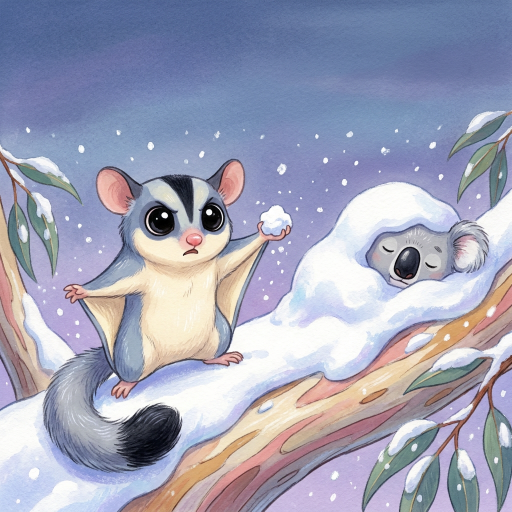
#> input picture Author 3/book2/cover_hero_A_draft.png, 1024 x 1024 px (shown at 1/2 size); its folder holds only this picture in this run
$ python cover_build.py cover_hero_A_draft.png
#> lines starting #> are read from the running program, lines starting #| are printed output that depends on the picture
# -*- coding: utf-8 -*-
# Author 3 Book 2 - Who Frosted My Tree? front cover options builder.
# Copied from book1\cover_build.py (rule 15; newest Author 3 cover): full-bleed painting, solid
# one-line title on a twilight band, "Ages 3-5" badge bottom-left (rule 16), author along the bottom.
# Same band, type and badge as Book 1 so the series reads as one; winter palette in the art.
# Hero art: hybrid pipeline from gen_pages.py (nano-banana-pro draft, ideogram-4-5 refine to 2048 px).
# Usage: py cover_build.py --gen        (draft heroes A/B/C via nano-banana-pro, then build options)
#        py cover_build.py --refine A   (refine hero A to 2048 px with ideogram, rebuild)
#        py cover_build.py              (build options from whatever heroes exist)

import os, sys, subprocess, time
from PIL import Image, ImageDraw, ImageFont, ImageFilter

HERE = os.path.dirname(os.path.abspath(__file__))
FONTS = os.path.join(HERE, "fonts")
EXE = r"C:\Users\ibian\AppData\Local\Programs\openart\bin\openart.exe"
SHEETS = os.path.join(HERE, "..", "book1", "char_test")        # same cast as Book 1
SHEET = os.path.join(SHEETS, "sheet_nbpro.png")
CAST = os.path.join(SHEETS, "sheet_cast.png")

# front panel incl. bleed: trim 2550 x 2550, bleed on the outer (right), top and bottom edges
TRIM, BLEED = 2550, 38
W, H = TRIM + BLEED, TRIM + 2 * BLEED - 1      # 2588 x 2625
NIGHT = (38, 34, 86)
TITLE = (255, 222, 120)
CREAM = (255, 249, 236)
BADGE = (214, 98, 52)
MIN_DPI = 230   # full-bleed 8.75 in from 2048 px art = 234 DPI (CLI is capped at 2K; see BOOK1-PLAN)

STYLE = ("Children's picture book cover illustration. Soft gouache and colored-pencil look with "
         "visible paper grain, rounded chunky character shapes, gentle line work. Winter palette of "
         "soft snow white and cream, twilight violet and dusky blue, moonlight silver, with warm "
         "ochre and pink gum bark and eucalyptus greens as accents. Snow glows blue and violet. "
         "Full-bleed square painting to every edge, no border, no frame. No words, letters, "
         "numbers or text anywhere.")
SKY = ("The top quarter of the picture is open twilight sky, empty, for the title, painted with the "
       "same soft texture and continuous with the scene: no hard edge, no flat band.")
BANJO = ("Banjo the sugar glider (blue-gray fur, cream belly, black stripe over his head and down "
         "his back, huge glossy black eyes, pink nose, cream-edged gliding membrane, fluffy gray tail "
         "with a black tip)")
OLIVE = "Olive the koala (silver-gray, white chest, fluffy white-edged ears, big black nose)"

HERO_PROMPTS = {
    "A": (f"{BANJO}, large in the picture, standing on a thick snow-covered gum branch and holding "
          "up a pawful of snow toward the viewer like evidence, outraged, big eyes. Snow falling. "
          f"Behind him on the branch, {OLIVE} is a round lump of snow with only her black nose and "
          "one fluffy ear showing. The gum tree's cream, pink and ochre bark under thick snow. " + SKY),
    "B": (f"{BANJO}, large in the picture, gliding straight toward the viewer through big soft "
          "falling snowflakes, membrane spread wide, tongue out catching a snowflake, joyful. "
          f"Below, snowy gum trees and hills; {OLIVE} on a snowy branch at the lower right, "
          "watching with a small smile and snow on her head. " + SKY),
    "C": (f"{BANJO}, large in the picture, standing in the snow at the foot of a snowy gum tree "
          "with a detective face, peering at a big star-shaped snowflake on his paw. Peeking out "
          "from behind the trunk and snowbanks: a sulphur-crested cockatoo almost invisible in the "
          "snow except its yellow crest, a wombat behind a big snowball, a possum with a face "
          "covered in snow, and a small snowy mound with echidna spines poking out. "
          # first refine painted the top half out to blank sky and cut the trunk off; keep the tree
          f"{OLIVE} asleep on a high snowy branch at the upper left, a kookaburra on a branch at "
          "the right. The gum trunk and its snowy branches run all the way up to the top edge of "
          "the picture. The top quarter is twilight sky seen between the branches, open for the "
          "title, painted continuously with the rest: no blank area, no smear, no hard edge."),
}

# [35 lines left out: functions save, run, gen_draft, refine, not called in this run]

def font(name, px, weight=None):
    f = ImageFont.truetype(os.path.join(FONTS, name), px)
    if weight:
        f.set_variation_by_name(weight)
    return f

def centred(d, text, fnt, cx, y, fill, **kw):
    d.text((cx, y), text, font=fnt, fill=fill, anchor="ms", **kw)

def build_front(tag):
#> called with tag = 'A'
    hero_path = os.path.join(HERE, f"cover_hero_{tag}.png")
    if not os.path.exists(hero_path):
        hero_path = os.path.join(HERE, f"cover_hero_{tag}_draft.png")   # layout preview only
    hero = Image.open(hero_path).convert("RGB")
#> hero is the input picture: PIL image 1024x1024 RGB; mean R, G, B 159.9, 161.9, 182.8
    dpi = hero.width / (H / 300.0)
#> dpi = 117
    note = "" if dpi >= MIN_DPI else "  (draft resolution, preview only)"
#> note = '  (draft resolution, preview only)'
    print(f"{os.path.basename(hero_path)}: {hero.width} px -> {dpi:.0f} DPI full bleed{note}")
#| cover_hero_A_draft.png: 1024 px -> 117 DPI full bleed  (draft resolution, preview only)
    canvas = hero.resize((H, H), Image.LANCZOS).crop(((H - W) // 2, 0, (H - W) // 2 + W, H))
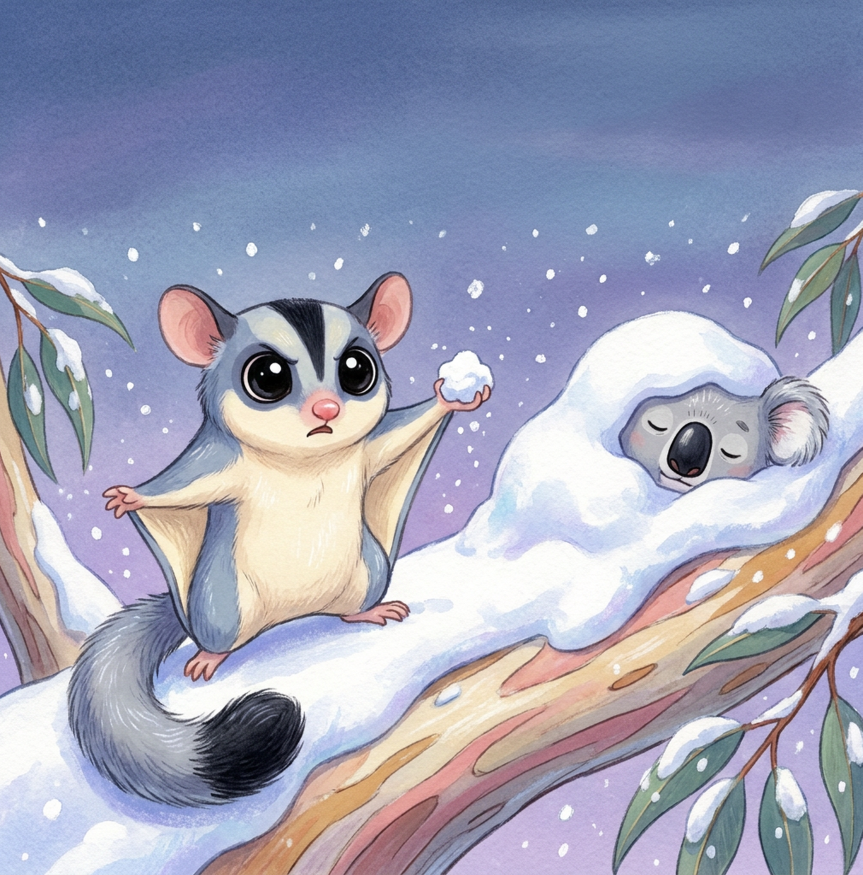
#> canvas: PIL image 2588x2625 RGB (shown at 1/3 size); mean R, G, B 159.8, 161.9, 182.8
    cx = TRIM // 2                                   # trim box starts at x 0 (spine side)

    # twilight band behind the title, fading into the painted sky (no hard edge)
    band_h = 640
    shade = Image.new("RGB", (W, band_h), NIGHT)
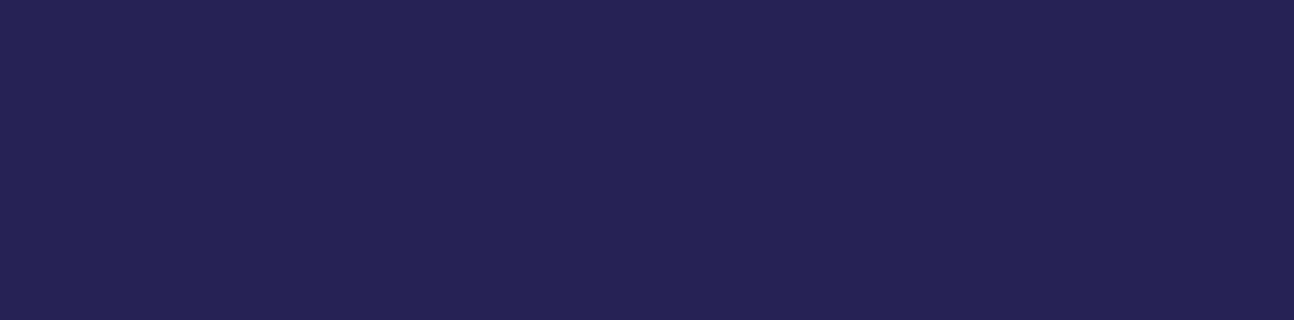
#> shade: PIL image 2588x640 RGB (shown at 1/2 size); mean R, G, B 38, 34, 86
    mask = Image.linear_gradient("L").resize((W, band_h)).point(lambda v: int((255 - v) * 0.86))
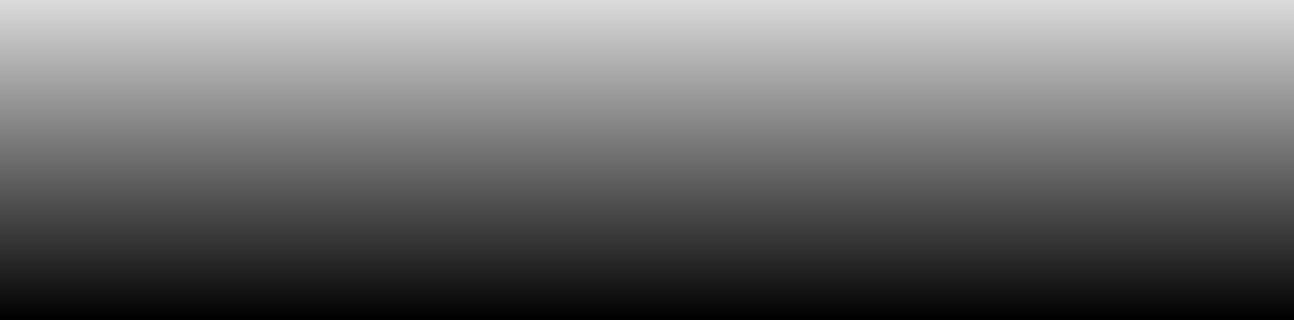
#> mask: PIL image 2588x640 L (shown at 1/2 size); min 0, max 219, mean 109.1
    canvas.paste(shade, (0, 0), mask)
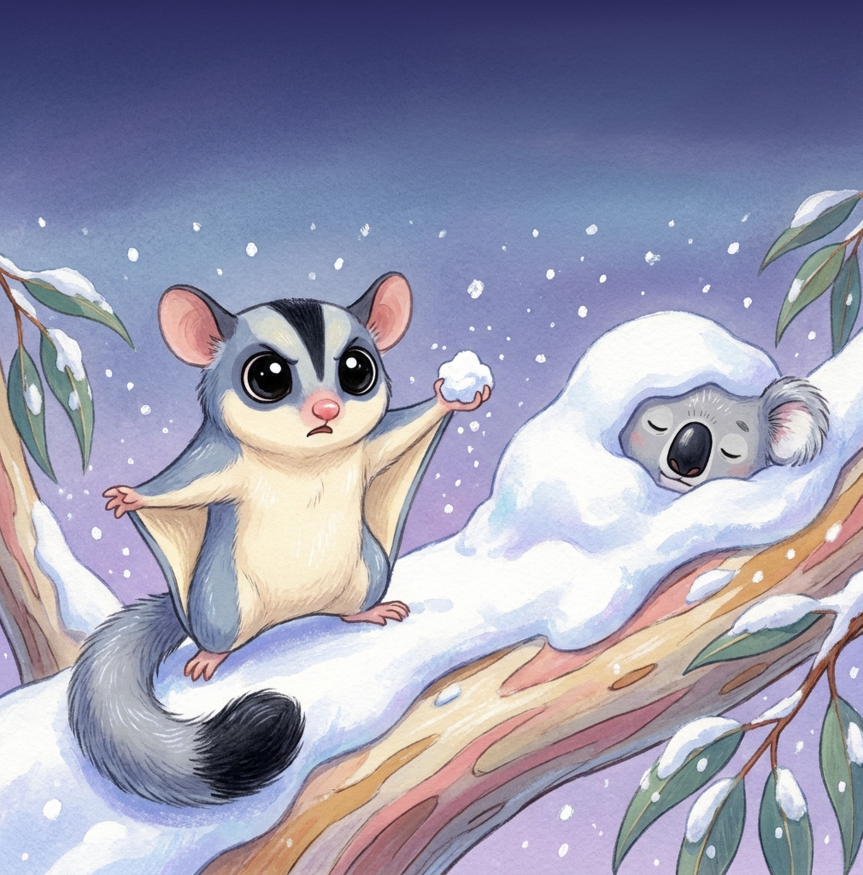
#> canvas: PIL image 2588x2625 RGB (shown at 1/3 size); mean R, G, B 153.6, 153.3, 175
    d = ImageDraw.Draw(canvas)

    # title: solid colour, one line, as large as fits inside the safe width
    title, size = "Who Frosted My Tree?", 300
    f_t = font("Chewy-Regular.ttf", size)
    while d.textlength(title, font=f_t) > TRIM - 2 * 150 - 40:
        size -= 4
        f_t = font("Chewy-Regular.ttf", size)
#> this loop made 25 passes
#> size on passes 1 to 12: 296, 292, 288, 284, 280, 276, 272, 268, 264, 260, 256, 252
#> after the loop, size = 200
    centred(d, title, f_t, cx, BLEED + 150 + int(size * 0.80), TITLE,
            stroke_width=6, stroke_fill=(30, 26, 66))

    # author name along the bottom, light with a soft dark glow for any background
    f_a = font("Nunito[wght].ttf", 120, "ExtraBold")
    glow = Image.new("RGBA", canvas.size, (0, 0, 0, 0))
    ImageDraw.Draw(glow).text((cx, BLEED + TRIM - 175), "Hattie Moss", font=f_a,
                              fill=(20, 18, 50, 230), anchor="ms")
    glow = glow.filter(ImageFilter.GaussianBlur(18))
    canvas.paste(glow, (0, 0), glow)
    d = ImageDraw.Draw(canvas)
    centred(d, "Hattie Moss", f_a, cx, BLEED + TRIM - 175, CREAM)

    # age badge (replaces the coloring-book band): round, bottom-left corner inside the safe zone,
    # clear of the characters (top-right covered Olive/the cockatoo in the drafts)
    r = 165
    bx, by = 150 + r, BLEED + TRIM - 150 - r
    d.ellipse((bx - r, by - r, bx + r, by + r), fill=BADGE, outline=CREAM, width=12)
    centred(d, "AGES", font("Nunito[wght].ttf", 70, "Black"), bx, by - 10, CREAM)
    centred(d, "3-5", font("Chewy-Regular.ttf", 130), bx, by + 108, CREAM)

    out = os.path.join(HERE, f"cover_option_{tag}.png")
    save(canvas, out)
    return out

# [11 lines left out: function panel, not called in this run]

if __name__ == "__main__":
    if "--gen" in sys.argv:
        for t in "ABC":
            print("draft", t, gen_draft(t)[1], flush=True)
    if "--refine" in sys.argv:
        t = sys.argv[sys.argv.index("--refine") + 1]
        print("refine", t, refine(t)[1], flush=True)
#> (the run stopped early here; a loop or call above may not have finished)

$ run again, on Author 3/book2/cover_hero_B_draft.png
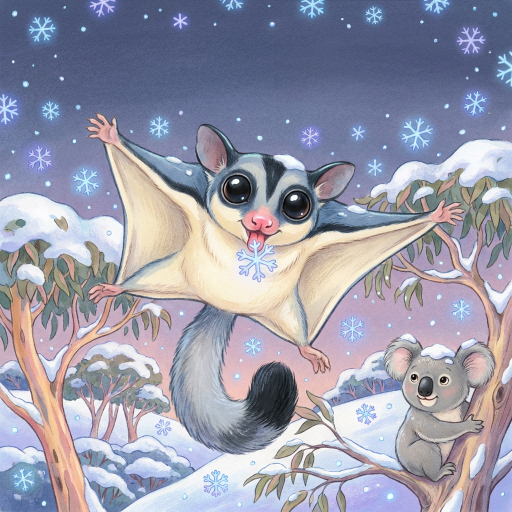
#> input picture Author 3/book2/cover_hero_B_draft.png, 1024 x 1024 px (shown at 1/2 size)
#> in build_front, hero is the input picture: PIL image 1024x1024 RGB; mean R, G, B 153.9, 153.7, 170.4
#| cover_hero_B_draft.png: 1024 px -> 117 DPI full bleed  (draft resolution, preview only)
#> in build_front, `canvas = hero.resize((H, H), Image.LANCZOS).crop(((H - W) // 2, 0, (H ..`:
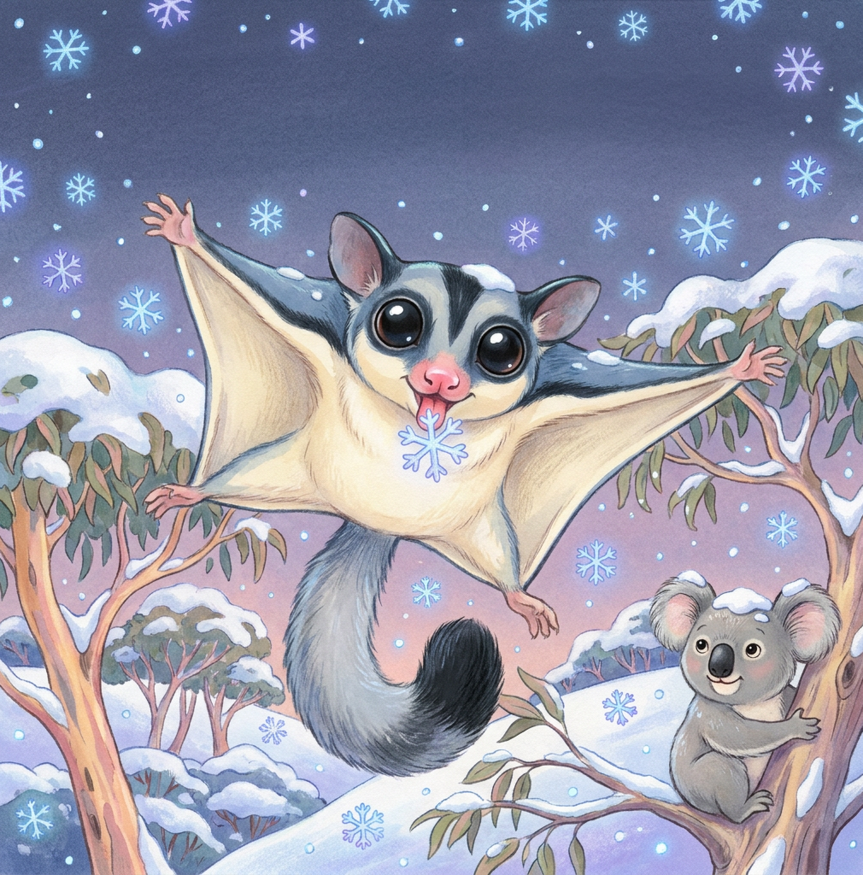
#> canvas: PIL image 2588x2625 RGB (shown at 1/3 size); mean R, G, B 154, 153.8, 170.3
#> in build_front, `canvas.paste(shade, (0, 0), mask)`:
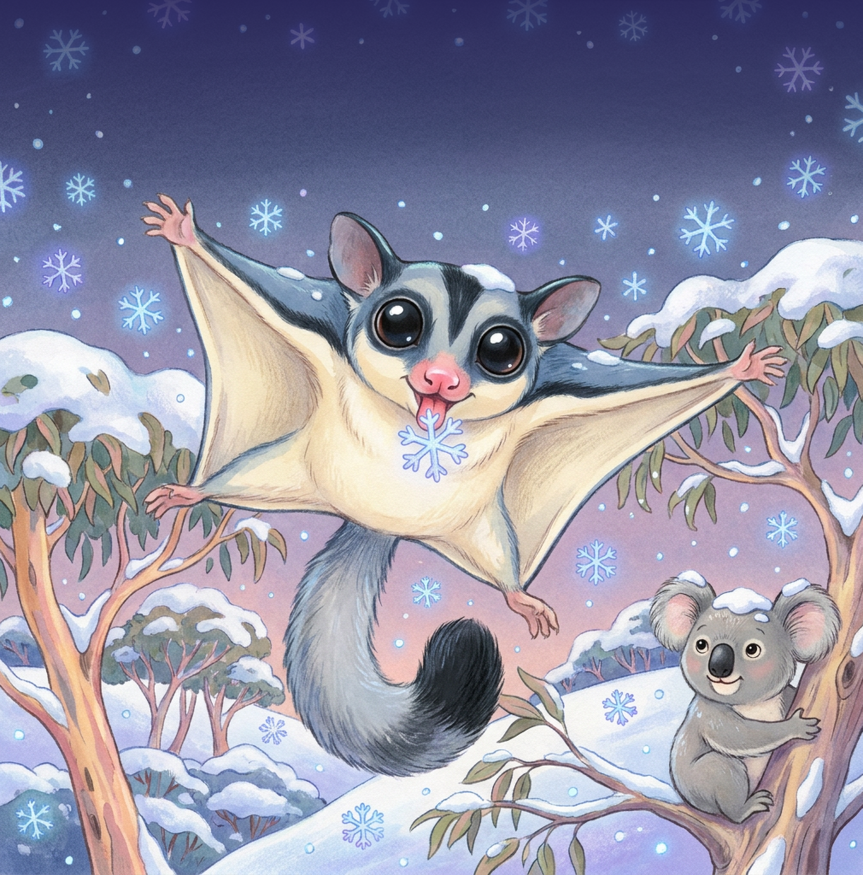
#> canvas: PIL image 2588x2625 RGB (shown at 1/3 size); mean R, G, B 149.1, 147.1, 165.3
#> the loop in build_front, `while d.textlength(title, font=f_t) > TRIM - 2 * 150 - 40:` made 25 passes
#> size on passes 1 to 8: 296, 292, 288, 284, 280, 276, 272, 268
#> after the loop in build_front, `while d.textlength(title, font=f_t) > TRIM - 2 * 150 - 40:`: size = 200

$ run again, on Author 3/book2/cover_hero_C_draft.png
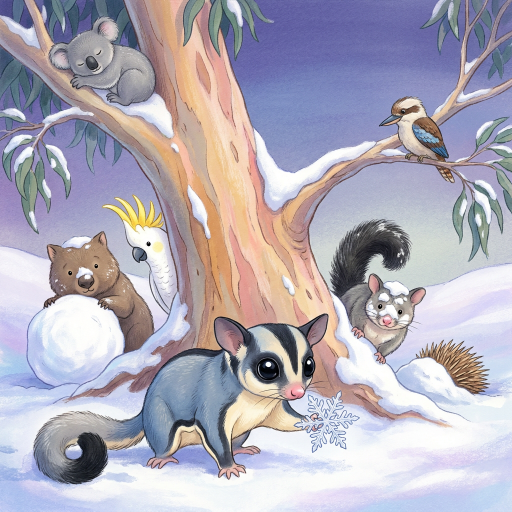
#> input picture Author 3/book2/cover_hero_C_draft.png, 1024 x 1024 px (shown at 1/2 size)
#> in build_front, hero is the input picture: PIL image 1024x1024 RGB; mean R, G, B 176.2, 171.3, 184.1
#| cover_hero_C_draft.png: 1024 px -> 117 DPI full bleed  (draft resolution, preview only)
#> in build_front, `canvas = hero.resize((H, H), Image.LANCZOS).crop(((H - W) // 2, 0, (H ..`:
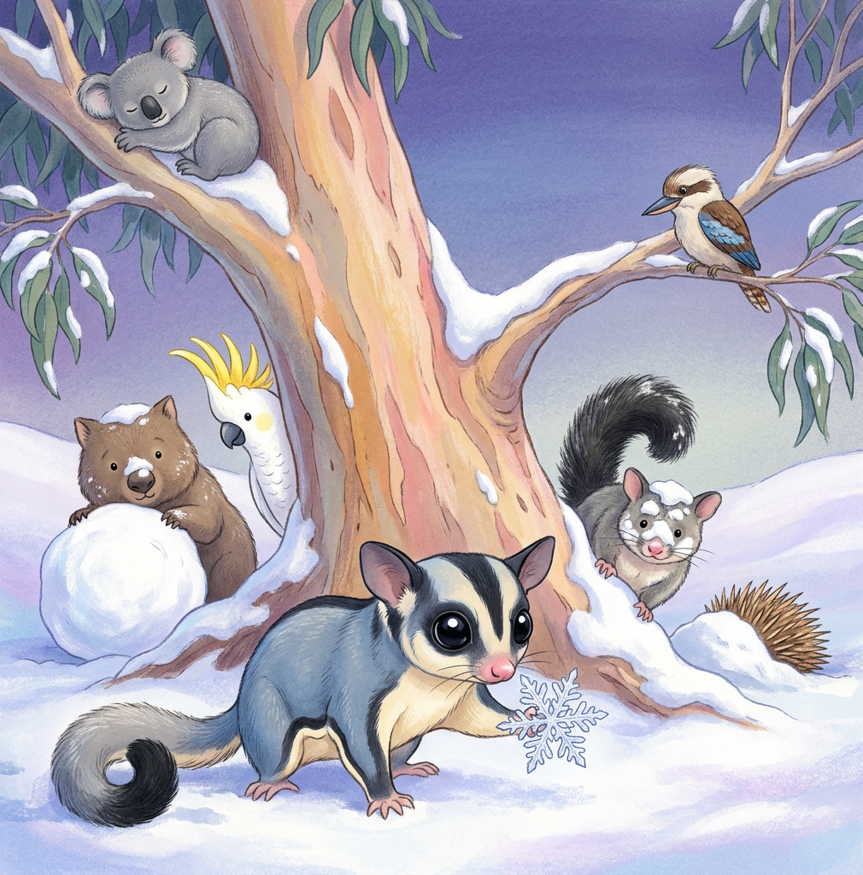
#> canvas: PIL image 2588x2625 RGB (shown at 1/3 size); mean R, G, B 176.2, 171.2, 183.8
#> in build_front, `canvas.paste(shade, (0, 0), mask)`:
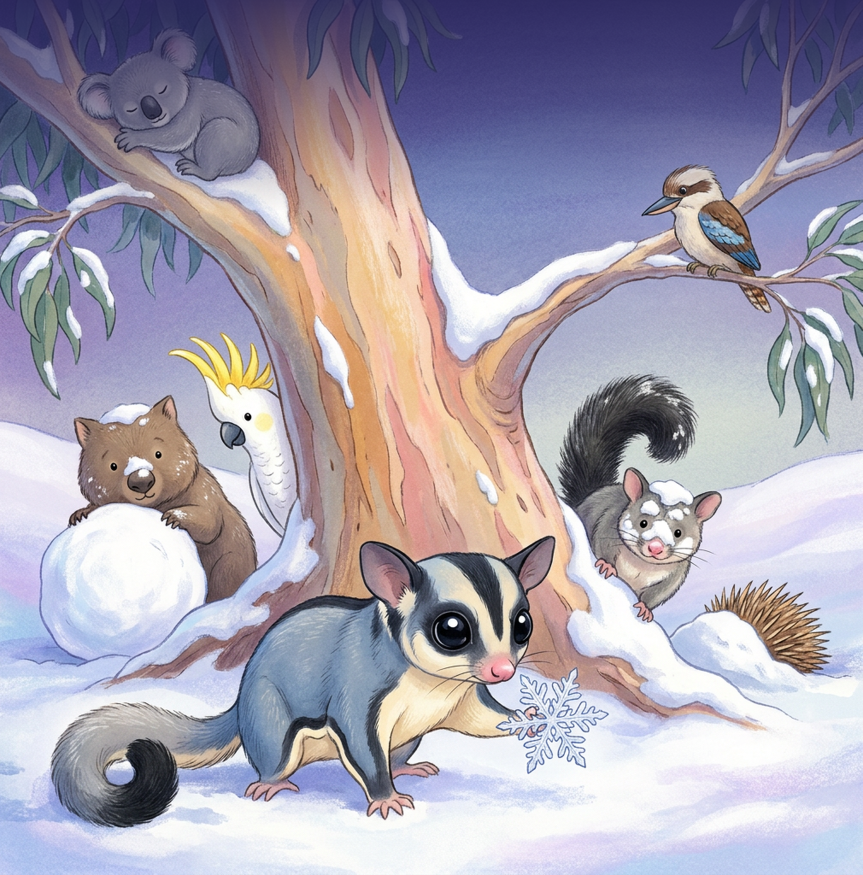
#> canvas: PIL image 2588x2625 RGB (shown at 1/3 size); mean R, G, B 166.6, 161.5, 176.4
#> the loop in build_front, `while d.textlength(title, font=f_t) > TRIM - 2 * 150 - 40:` made 25 passes
#> size on passes 1 to 8: 296, 292, 288, 284, 280, 276, 272, 268
#> after the loop in build_front, `while d.textlength(title, font=f_t) > TRIM - 2 * 150 - 40:`: size = 200
